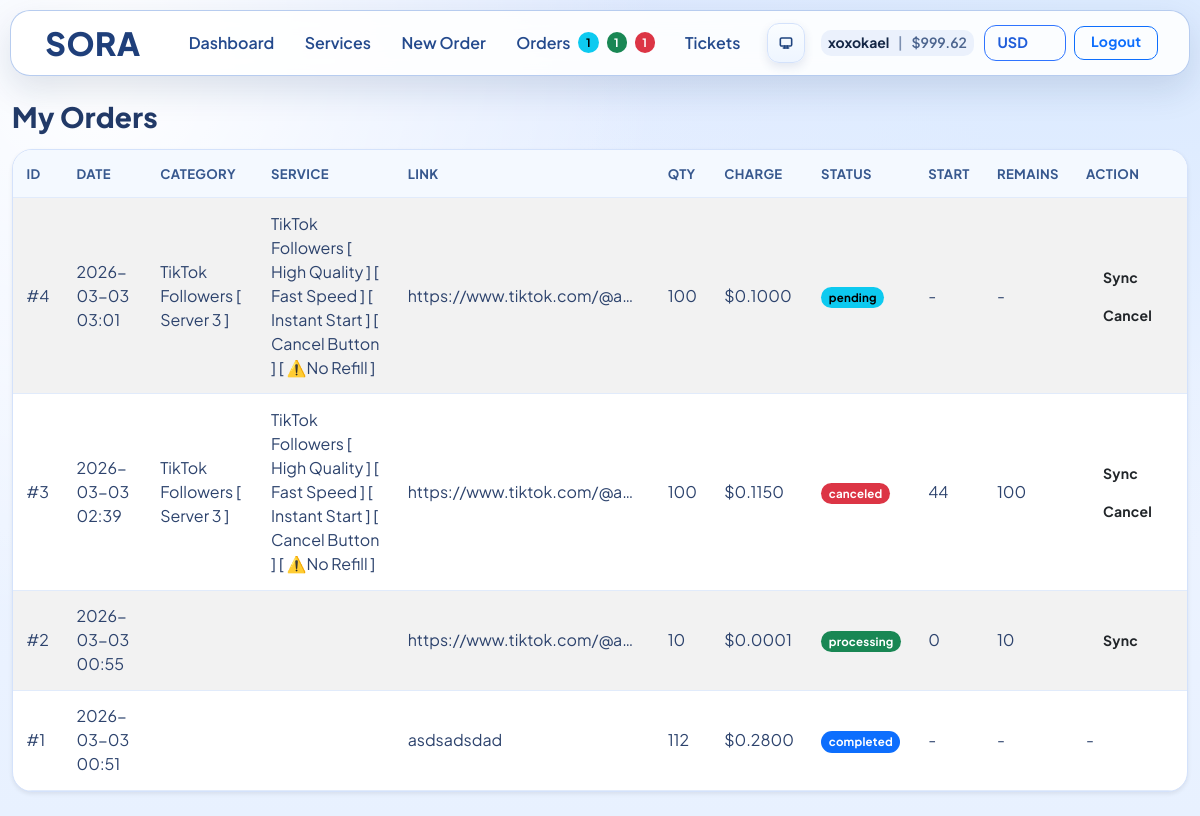
Screenshot of /orders (signed in) with the database file from the repository.
### app/models.py (models this page shows)
class SiteSetting(db.Model):
    id = db.Column(db.Integer, primary_key=True)
    key = db.Column(db.String(80), unique=True, nullable=False)
    value = db.Column(db.Text, nullable=False, default="")

class User(db.Model):
    id = db.Column(db.Integer, primary_key=True)
    username = db.Column(db.String(40), unique=True, nullable=False)
    email = db.Column(db.String(120), unique=True, nullable=False)
    password_hash = db.Column(db.String(255), nullable=False)
    balance = db.Column(db.Float, default=0.0)
    is_admin = db.Column(db.Boolean, default=False)
    is_banned = db.Column(db.Boolean, default=False, nullable=False)
    created_at = db.Column(db.DateTime, default=datetime.utcnow)

class Order(db.Model):
    id = db.Column(db.Integer, primary_key=True)
    user_id = db.Column(db.Integer, db.ForeignKey("user.id"), nullable=False)
    service_id = db.Column(db.Integer, db.ForeignKey("service.id"), nullable=False)
    link = db.Column(db.String(255), nullable=False)
    quantity = db.Column(db.Integer, nullable=False)
    charge = db.Column(db.Float, nullable=False)
    status = db.Column(db.String(20), default="pending")
    provider_id = db.Column(db.Integer, db.ForeignKey("service_provider.id"), nullable=True)
    provider_order_id = db.Column(db.String(80), nullable=True)
    start_count = db.Column(db.Integer, nullable=True)
    remains = db.Column(db.Integer, nullable=True)
    refill_status = db.Column(db.String(40), nullable=True)
    cancel_requested = db.Column(db.Boolean, default=False, nullable=False)
    provider_last_check_at = db.Column(db.DateTime, nullable=True)
    refund_applied = db.Column(db.Boolean, default=False, nullable=False)
    refunded_at = db.Column(db.DateTime, nullable=True)
    created_at = db.Column(db.DateTime, default=datetime.utcnow)
    user = db.relationship("User", backref=db.backref("orders", lazy=True))
    service = db.relationship("Service", backref=db.backref("orders", lazy=True))
    provider = db.relationship("ServiceProvider", backref=db.backref("orders", lazy=True))

class Service(db.Model):
    id = db.Column(db.Integer, primary_key=True)
    name = db.Column(db.String(120), nullable=False)
    description = db.Column(db.Text, nullable=False, default="")
    average_time = db.Column(db.String(120), nullable=False, default="")
    category = db.Column(db.String(80), nullable=False)
    price_per_1000 = db.Column(db.Float, nullable=False)
    min_qty = db.Column(db.Integer, nullable=False)
    max_qty = db.Column(db.Integer, nullable=False)
    status = db.Column(db.String(20), default="active")
    provider_id = db.Column(db.Integer, db.ForeignKey("service_provider.id"), nullable=True)
    provider_service_id = db.Column(db.String(80), nullable=True)
    provider_refill = db.Column(db.Boolean, default=False, nullable=False)
    provider_cancel = db.Column(db.Boolean, default=False, nullable=False)

### app/routes.py (the view, shortened to what this page needs)
    @app.route("/orders", methods=["GET", "POST"])
    @login_required
    def orders():
        user = current_user()
        order_list = Order.query.filter_by(user_id=user.id).order_by(Order.created_at.desc()).all()
        return render_template("orders.html", title="Orders", orders=order_list)

### app/routes.py (called while the page is built)
def current_user():
    uid = session.get("user_id")
    if not uid:
        return None
    return User.query.get(uid)

def login_required(view_func):
    @wraps(view_func)
    def wrapper(*args, **kwargs):
        user = current_user()
        if not user:
            flash("Please login first.", "warning")
            return redirect(url_for("login"))
        if user.is_banned:
            session.clear()
            flash("Your account has been banned. Contact support.", "danger")
            return redirect(url_for("login"))
        return view_func(*args, **kwargs)
    return wrapper

### app/templates/orders.html (shortened to what this page needs)
{% extends 'base.html' %}
{% block content %}
<h3 class="mb-3">My Orders</h3>
<div class="table-responsive card shadow-sm">
<table class="table table-striped mb-0">
  <thead><tr><th>ID</th><th>Date</th><th>Category</th><th>Service</th><th>Link</th><th>Qty</th><th>Charge</th><th>Status</th><th>Start</th><th>Remains</th><th>Action</th></tr></thead>
  <tbody>
    {% for o in orders %}
    <tr>
      <td>#{{ o.id }}</td>
      <td>{{ o.created_at.strftime('%Y-%m-%d %H:%M') }}</td>
      <td>{{ o.service.category }}</td>
      <td>{{ o.service.name }}</td>
      <td class="truncate">{{ o.link }}</td>
      <td>{{ o.quantity }}</td>
      <td>{{ format_money(o.charge, 4) }}</td>
      <td>
        {% if o.status in ['canceled', 'cancelled'] %}
        <span class="badge text-bg-danger">{{ o.status }}</span>
        {% elif o.status == 'pending' %}
        <span class="badge text-bg-info">{{ o.status }}</span>
        {% elif o.status == 'processing' %}
        <span class="badge text-bg-success">{{ o.status }}</span>
        {% elif o.status == 'completed' %}
        <span class="badge text-bg-primary">{{ o.status }}</span>
        {% else %}
        <span class="badge text-bg-secondary">{{ o.status }}</span>
        {% endif %}
      </td>
      <td>{{ o.start_count if o.start_count is not none else '-' }}</td>
      <td>{{ o.remains if o.remains is not none else '-' }}</td>
      <td>
        {% if o.provider_order_id %}
        <div class="d-flex flex-wrap gap-1">
          <form method="post">
            <button class="btn btn-sm btn-admin-search">Sync</button>
          </form>
          {% if o.service.provider_cancel %}
          <form method="post">
            <button class="btn btn-sm btn-user-action">Cancel</button>
          </form>
          {% endif %}
        </div>
        {% else %}
        -
        {% endif %}
      </td>
    </tr>
    {% else %}
    <tr><td colspan="11" class="text-center">No orders found.</td></tr>
    {% endfor %}
  </tbody>
</table>
</div>
{% endblock %}

### app/templates/base.html (shortened to what this page needs)
<!doctype html>
<html lang="en">
<head>
  <link href="https://cdn.jsdelivr.net/npm/bootstrap@5.3.3/dist/css/bootstrap.min.css" rel="stylesheet">
  <link rel="stylesheet" href="{{ url_for('static', filename='styles.css') }}">
</head>
<body{% if active_user and active_user.is_admin %} class="admin-ui"{% endif %}>
<nav class="navbar navbar-expand-lg navbar-light site-navbar sticky-top">
  <div class="container">
    <a class="navbar-brand fw-bold" href="{{ url_for('dashboard') if active_user else url_for('login') }}">
      {% if site_logo_url %}
      <img class="site-logo-img" src="{{ site_logo_url }}" alt="Website logo">
      {% else %}
      {{ site_name }}
      {% endif %}
    </a>
    <div class="collapse navbar-collapse" id="navMenu">
      {% if active_user %}
      {% if active_user.is_admin %}
      <ul class="navbar-nav me-auto mb-2 mb-lg-0">
          <li class="nav-item"><a class="nav-link" href="{{ url_for('admin_dashboard') }}">Admin</a></li>
          <li class="nav-item"><a class="nav-link" href="{{ url_for('admin_services') }}">Services</a></li>
          <li class="nav-item"><a class="nav-link" href="{{ url_for('admin_providers') }}">Providers</a></li>
          <li class="nav-item">
            <a class="nav-link d-flex align-items-center gap-2" href="{{ url_for('admin_orders') }}">
              <span>Orders</span>
              {% if nav_orders_badge > 0 %}<span class="badge text-bg-info">{{ nav_orders_badge }}</span>{% endif %}
              {% if nav_processing_orders_badge > 0 %}<span class="badge text-bg-success" title="Processing orders">{{ nav_processing_orders_badge }}</span>{% endif %}
            </a>
          </li>
          <li class="nav-item">
            <a class="nav-link d-flex align-items-center gap-2" href="{{ url_for('admin_tickets') }}">
              <span>Tickets</span>
              {% if nav_tickets_badge > 0 %}<span class="badge text-bg-danger">{{ nav_tickets_badge }}</span>{% endif %}
            </a>
          </li>
          <li class="nav-item"><a class="nav-link" href="{{ url_for('admin_users') }}">Users</a></li>
          <li class="nav-item"><a class="nav-link" href="{{ url_for('admin_settings') }}">Settings</a></li>
      </ul>
      {% else %}
      <ul class="navbar-nav me-auto mb-2 mb-lg-0">
          <li class="nav-item"><a class="nav-link" href="{{ url_for('dashboard') }}">Dashboard</a></li>
          <li class="nav-item"><a class="nav-link" href="{{ url_for('services') }}">Services</a></li>
          <li class="nav-item"><a class="nav-link" href="{{ url_for('new_order') }}">New Order</a></li>
          <li class="nav-item">
            <a class="nav-link d-flex align-items-center gap-2" href="{{ url_for('orders') }}">
              <span>Orders</span>
              {% if nav_orders_badge > 0 %}<span class="badge text-bg-info">{{ nav_orders_badge }}</span>{% endif %}
              {% if nav_processing_orders_badge > 0 %}<span class="badge text-bg-success" title="Processing orders">{{ nav_processing_orders_badge }}</span>{% endif %}
              {% if nav_canceled_orders_badge > 0 %}<span class="badge text-bg-danger" title="Canceled orders">{{ nav_canceled_orders_badge }}</span>{% endif %}
            </a>
          </li>
          <li class="nav-item">
            <a class="nav-link d-flex align-items-center gap-2" href="{{ url_for('tickets') }}">
              <span>Tickets</span>
            </a>
          </li>
      </ul>
      {% endif %}
      {% endif %}
      <div class="d-flex align-items-center gap-2 {% if not active_user %}ms-auto{% endif %}">
        <button
          class="btn theme-toggle js-theme-toggle d-none d-lg-inline-flex"
          type="button"
          aria-label="Switch theme"
          title="Theme: System"
        >
          <span class="theme-glyph glyph-system" aria-hidden="true">
            <svg viewBox="0 0 24 24" fill="none">
              <rect x="3.5" y="4.5" width="17" height="12" rx="2"></rect>
              <path d="M8 19.5h8"></path>
              <path d="M10 16.5v3"></path>
              <path d="M14 16.5v3"></path>
            </svg>
          </span>
        </button>
        {% if active_user %}
        <div class="nav-user small ms-2">
          <a class="nav-user-link" href="{{ url_for('account') }}">{{ active_user.username }}</a>
          {% if not active_user.is_admin %}
          <span class="nav-user-sep">|</span>
          <span class="nav-user-balance">{{ format_money(active_user.balance, 2) }}</span>
          {% endif %}
        </div>
        <form class="currency-switcher" method="post" action="{{ url_for('set_currency') }}">
          <select class="currency-select" name="currency" onchange="this.form.submit()" aria-label="Change currency">
            {% for currency in currency_options %}
            <option value="{{ currency.code }}" {% if currency_code == currency.code %}selected{% endif %}>{{ currency.code }}</option>
            {% endfor %}
          </select>
        </form>
        <a class="btn btn-outline-primary btn-sm" href="{{ url_for('logout') }}">Logout</a>
        {% endif %}
      </div>
    </div>
  </div>
</nav>
<main class="container py-4">
  {% block content %}{% endblock %}
</main>
</body>
</html>

### rows the page displays
SiteSetting: value "SORA"
User: username "xoxokael", balance "$999.62"
Order: id "4", created_at "2026-03-03 03:01", service.category "TikTok Followers [ Server 3 ]", service.name "TikTok Followers [ High Quality ] [ Fast Speed ] [ Instant Start ] [ Cancel Button ] [ ⚠️No Refill ]", link "https://www.tiktok.com/@a…", quantity "100", charge "$0.1000", status "pending", start_count "-", remains "-"
Order: id "3", created_at "2026-03-03 02:39", service.category "TikTok Followers [ Server 3 ]", service.name "TikTok Followers [ High Quality ] [ Fast Speed ] [ Instant Start ] [ Cancel Button ] [ ⚠️No Refill ]", link "https://www.tiktok.com/@a…", quantity "100", charge "$0.1150", status "canceled", start_count "44", remains "100"
Order: id "2", created_at "2026-03-03 00:55", link "https://www.tiktok.com/@a…", quantity "10", charge "$0.0001", status "processing", start_count "0", remains "10"
Order: id "1", created_at "2026-03-03 00:51", link "asdsadsdad", quantity "112", charge "$0.2800", status "completed", start_count "-", remains "-"

### other values shown
{{ nav_orders_badge }} "1"
{{ nav_processing_orders_badge }} "1"
{{ nav_canceled_orders_badge }} "1"
form field currency "USD"
